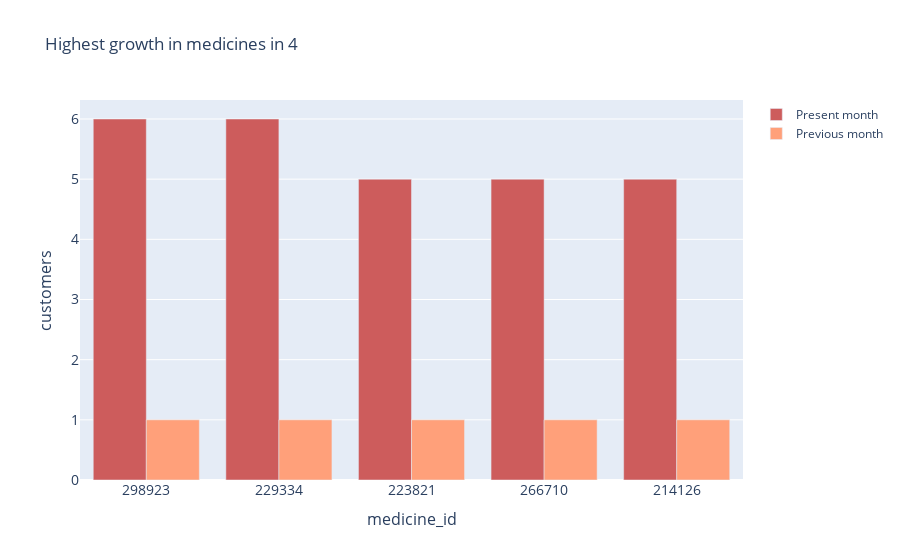
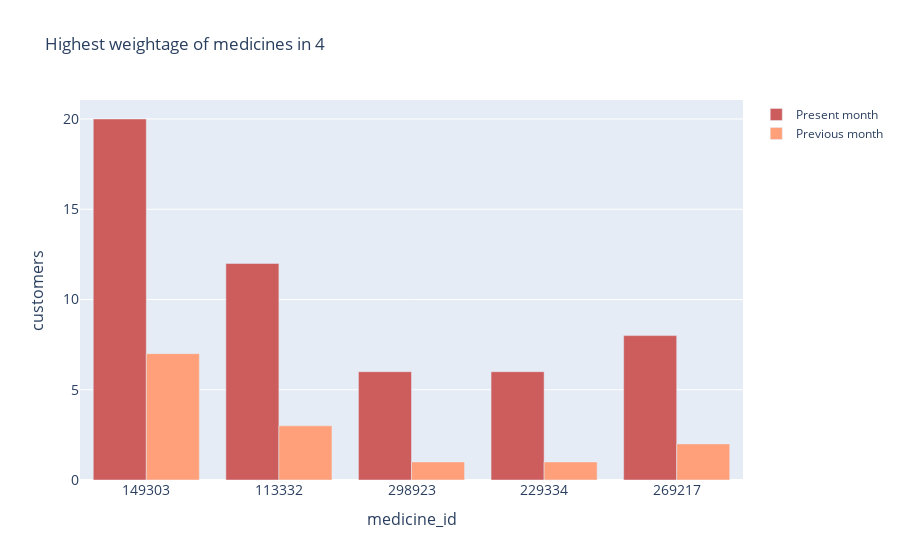

The notebook cell these images were saved under, in order:
### Code cell
city_info(dframe, dframe_present, dframe_prev, dframe_prev2)

### Figure 1 — Plotly figure (JSON) as saved in the notebook; plotly's stock layout.template omitted (floating-point values rounded to 4 significant figures)
{"data": [{"marker": {"color": "indianred"}, "name": "Present month", "type": "bar", "x": ["298923", "229334", "223821", "266710", "214126"], "y": [6, 6, 5, 5, 5]}, {"marker": {"color": "lightsalmon"}, "name": "Previous month", "type": "bar", "x": ["298923", "229334", "223821", "266710", "214126"], "y": [1, 1, 1, 1, 1]}], "layout": {"title": {"text": "Highest growth in medicines in 4"}, "xaxis": {"tickfont": {"size": 14}, "title": {"font": {"size": 16}, "text": "medicine_id"}}, "yaxis": {"tickfont": {"size": 14}, "title": {"font": {"size": 16}, "text": "customers"}}}}

### Figure 2 — Plotly figure (JSON) as saved in the notebook; plotly's stock layout.template omitted (floating-point values rounded to 4 significant figures)
{"data": [{"marker": {"color": "indianred"}, "name": "Present month", "type": "bar", "x": ["149303", "113332", "298923", "229334", "269217"], "y": [20, 12, 6, 6, 8]}, {"marker": {"color": "lightsalmon"}, "name": "Previous month", "type": "bar", "x": ["149303", "113332", "298923", "229334", "269217"], "y": [7, 3, 1, 1, 2]}], "layout": {"title": {"text": "Highest weightage of medicines in 4"}, "xaxis": {"tickfont": {"size": 14}, "title": {"font": {"size": 16}, "text": "medicine_id"}}, "yaxis": {"tickfont": {"size": 14}, "title": {"font": {"size": 16}, "text": "customers"}}}}
